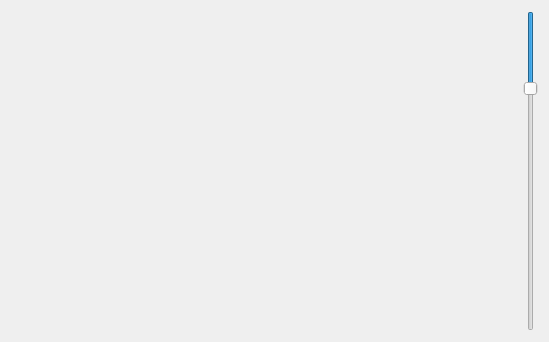
<?xml version="1.0" encoding="UTF-8"?>
<ui version="4.0">
 <class>Show3DPointsWidget</class>
 <widget class="QWidget" name="Show3DPointsWidget">
  <property name="geometry">
   <rect>
    <x>0</x>
    <y>0</y>
    <width>549</width>
    <height>342</height>
   </rect>
  </property>
  <property name="windowTitle">
   <string>Form</string>
  </property>
  <layout class="QGridLayout" name="gridLayout">
   <item row="0" column="1">
    <widget class="QSlider" name="scaleSlider">
     <property name="minimum">
      <number>5</number>
     </property>
     <property name="maximum">
      <number>200</number>
     </property>
     <property name="value">
      <number>50</number>
     </property>
     <property name="tracking">
      <bool>true</bool>
     </property>
     <property name="orientation">
      <enum>Qt::Vertical</enum>
     </property>
     <property name="invertedAppearance">
      <bool>true</bool>
     </property>
    </widget>
   </item>
   <item row="0" column="0">
    <widget class="QWidget" name="openglwidget" native="true"/>
   </item>
  </layout>
 </widget>
 <resources/>
 <connections/>
</ui>
